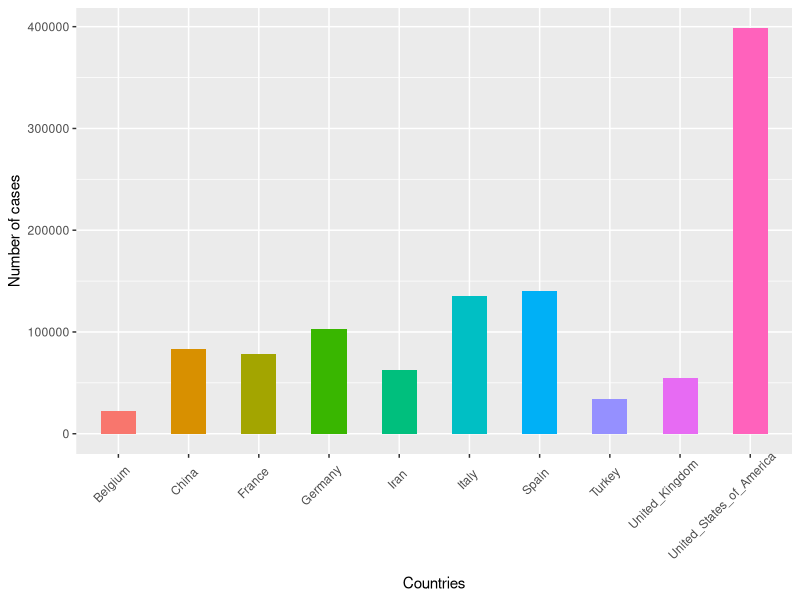
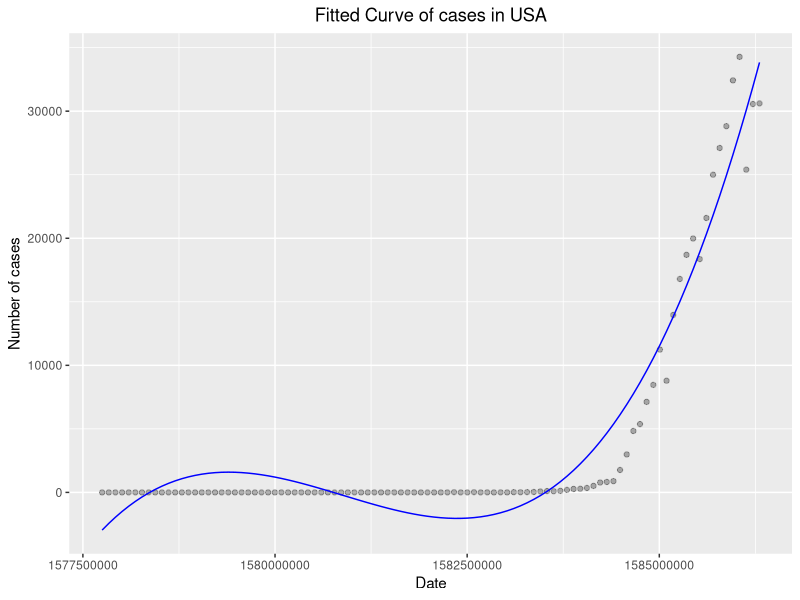
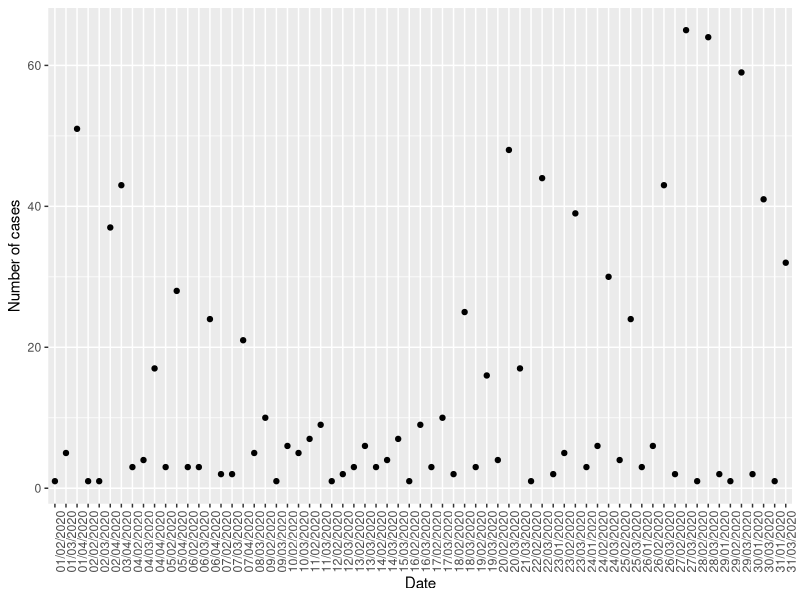

Reproduce these figures in R, in order.
library(readxl)
covid19_data <- read_excel("COVID-19-geographic-disbtribution-worldwide.xlsx")

total_cases <- aggregate(covid19_data["cases"], covid19_data["countriesAndTerritories"],sum)
sort_data <- total_cases[order(-total_cases$cases),]
top10_coutr <- subset(sort_data[1:10,])

library(ggplot2)
ggplot(top10_coutr,aes(x = countriesAndTerritories, y = cases, fill = countriesAndTerritories)) + 
  geom_bar(stat="identity",width = 0.5) +
  theme(axis.text.x = element_text(angle = 45, hjust = 0.8, vjust = 0.9)) +
  xlab("Countries")+theme(legend.position="none") +
  scale_y_continuous("Number of cases",labels = c("0","100000","200000","300000","400000"))

CaseAndDeath <- aggregate(c(covid19_data["cases"],covid19_data["deaths"]), covid19_data["countriesAndTerritories"],sum)
CaseAndDeath["deathrate"] <- CaseAndDeath$deaths/CaseAndDeath$cases
sort_deathrate <- CaseAndDeath[order(-CaseAndDeath$deathrate),]
top1_coutr <- subset(sort_deathrate[1,])
print(paste("The country having the highest death rate is",top1_coutr$countriesAndTerritories))
print(paste("The death rate of this country is ",top1_coutr$deathrate))


US_data <- subset(covid19_data, geoId == "US")
US_data$dateRep <- as.numeric(US_data$dateRep)
model <- lm(cases ~ poly(dateRep,3), US_data)
pd_model <- data.frame(US_data$dateRep, model$fitted.values)
ggplot(US_data, aes(x=dateRep, y=cases))+
  geom_point(alpha=0.3,fill='white')+
  geom_line(data=pd_model, aes(y=model.fitted.values,x=US_data.dateRep), colour="blue")+
  labs(title = "Fitted Curve of cases in USA", x = "Date", y = "Number of cases")+
  theme(plot.title = element_text(hjust = 0.5)) 


hk_data <- read.csv("enhanced_sur_covid_19_eng.csv")
summary(hk_data)
print("The number of patients in different hospitals")
sort(table(hk_data$Name.of.hospital.admitted), decreasing = TRUE)

group_data <- table(hk_data$Report.date)
plot_data <- data.frame(group_data)
ggplot(plot_data,aes(x = Var1, y = Freq)) +
  geom_point() +
  theme(axis.text.x = element_text(size = 9, angle = 90))+
  labs(x = "Date", y = "Number of cases")